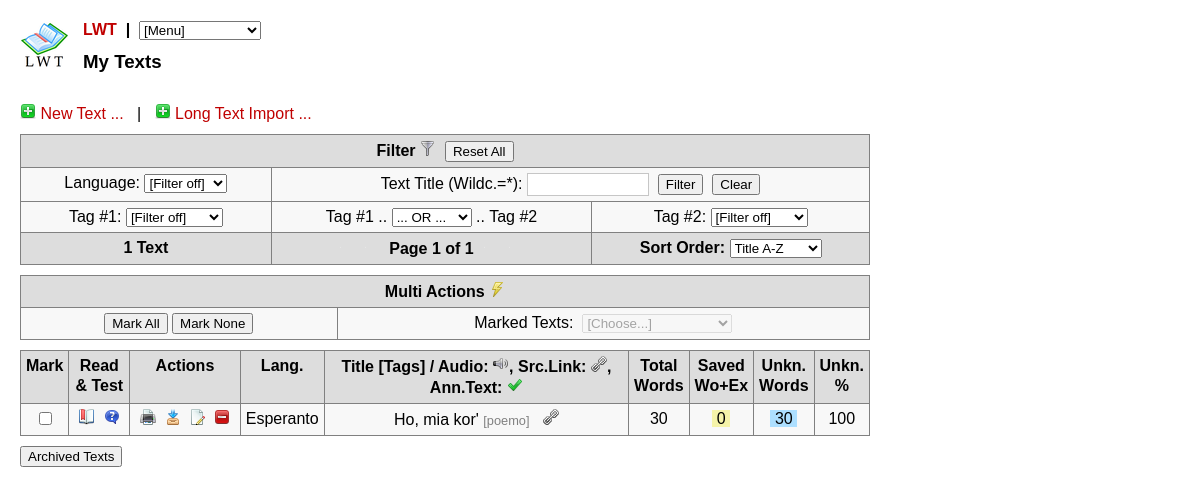
The app's page /lwt/edit_texts.php with its own data.
### tables this page shows
CREATE TABLE `texts` (
  `TxID` int(11) unsigned NOT NULL AUTO_INCREMENT,
  `TxLgID` int(11) unsigned NOT NULL,
  `TxTitle` varchar(200) NOT NULL,
  `TxText` text NOT NULL,
  `TxAnnotatedText` longtext NOT NULL,
  `TxAudioURI` varchar(200) DEFAULT NULL,
  `TxSourceURI` varchar(1000) DEFAULT NULL,
  PRIMARY KEY (`TxID`),
  KEY `TxLgID` (`TxLgID`)
);

### lwt/dbutils.inc.php (called while the page is built, shortened)
<?php
function do_mysqli_query($sql) {
	$res = mysqli_query($GLOBALS['DBCONNECTION'], $sql);
	if ($res == FALSE) {
		echo '</select></p></div><div style="padding: 1em; color:red; font-size:120%; background-color:#CEECF5;">' .
			'<p><b>Fatal Error in SQL Query:</b> ' .
			tohtml($sql) .
			'</p>' .
			'<p><b>Error Code &amp; Message:</b> [' .
			mysqli_errno($GLOBALS['DBCONNECTION']) .
			'] ' .
			tohtml(mysqli_error($GLOBALS['DBCONNECTION'])) .
			"</p></div><hr /><pre>Backtrace:\n\n";
		debug_print_backtrace ();
		echo '</pre><hr />';
		die('</body></html>');
	}
	else
		return $res;
}
function get_first_value($sql) {
	$res = do_mysqli_query($sql);
	$record = mysqli_fetch_assoc($res);
	if ($record)
		$d = $record["value"];
	else
		$d = NULL;
	return $d;
}
?>

### lwt/edit_texts.php (the view, shortened to what this page needs)
<?php
require_once( 'dbutils.inc.php' );
require_once( 'utilities.inc.php' );
$currentlang = validateLang(processDBParam("filterlang",'currentlanguage','',0));
$currentsort = processDBParam("sort",'currenttextsort','1',1);
$currentpage = processSessParam("page","currenttextpage",'1',1);
$currentquery = processSessParam("query","currenttextquery",'',0);
$currenttag1 = validateTextTag(processSessParam("tag1","currenttexttag1",'',0),$currentlang);
$currenttag2 = validateTextTag(processSessParam("tag2","currenttexttag2",'',0),$currentlang);
$currenttag12 = processSessParam("tag12","currenttexttag12",'',0);
$wh_lang = ($currentlang != '') ? (' and TxLgID=' . $currentlang) : '';
$wh_query = convert_string_to_sqlsyntax(str_replace("*","%",mb_strtolower($currentquery, 'UTF-8')));
$wh_query = ($currentquery != '') ? (' and TxTitle like ' . $wh_query) : '';
if ($currenttag1 == '' && $currenttag2 == '')
	$wh_tag = '';
$no_pagestart = (getreq('markaction') == 'test' || getreq('markaction') == 'deltag' || substr(getreq('op'),-8) == 'and Open');
if (! $no_pagestart) {
	pagestart('My ' . getLanguage($currentlang) . ' Texts',true);
}
if (isset($_REQUEST['new'])) {
	?>
	<h4>New Text <a target="_blank" href="info.htm#howtotext"><img src="icn/question-frame.png" title="Help" alt="Help" /></a> </h4>
	<script type="text/javascript" src="js/unloadformcheck.js" charset="utf-8"></script>
	<form class="validate" action="<?php echo $_SERVER['PHP_SELF']; ?>" method="post">
	<table class="tab3" cellspacing="0" cellpadding="5">
	<tr>
	<td class="td1 right">Language:</td>
	<td class="td1">
	<select name="TxLgID" class="notempty setfocus">
	<?php
	echo get_languages_selectoptions($currentlang,'[Choose...]');
	?>
	</select> <img src="icn/status-busy.png" title="Field must not be empty" alt="Field must not be empty" />
	</td>
	</tr>
	<tr>
	<td class="td1 right">Title:</td>
	<td class="td1"><input type="text" class="notempty checkoutsidebmp" data_info="Title" name="TxTitle" value="" maxlength="200" size="60" /> <img src="icn/status-busy.png" title="Field must not be empty" alt="Field must not be empty" /></td>
	</tr>
	<tr>
	<td class="td1 right">Text:<br /><br />(max.<br />65,000<br />bytes)</td>
	<td class="td1">
	<textarea name="TxText" class="notempty checkbytes checkoutsidebmp" data_maxlength="65000" data_info="Text" cols="60" rows="20"></textarea> <img src="icn/status-busy.png" title="Field must not be empty" alt="Field must not be empty" />
	</td>
	</tr>
	<tr>
	<td class="td1 right">Source URI:</td>
	<td class="td1"><input type="text" class="checkurl checkoutsidebmp" data_info="Source URI" name="TxSourceURI" value="" maxlength="1000" size="60" /></td>
	</tr>
	<tr>
	<td class="td1 right">Tags:</td>
	<td class="td1">
	<?php echo getTextTags(0); ?>
	</td>
	</tr>
	<tr>
	<td class="td1 right">Audio-URI:</td>
	<td class="td1"><input type="text" class="checkoutsidebmp" data_info="Audio-URI" name="TxAudioURI" value="" maxlength="200" size="60" />
	<span id="mediaselect"><?php echo selectmediapath('TxAudioURI'); ?></span>
	</td>
	</tr>
	<tr>
	<td class="td1 right" colspan="2">
	<input type="button" value="Cancel" onclick="{resetDirty(); location.href='edit_texts.php';}" />
	<input type="submit" name="op" value="Check" />
	<input type="submit" name="op" value="Save" />
	<input type="submit" name="op" value="Save and Open" />
	</td>
	</tr>
	</table>
	</form>
	<p class="smallgray">Import of a <b>long text</b>, without audio, with splitting it up into smaller texts:</p><p><input type="button" value="Long Text Import" onclick="location.href='long_text_import.php';" /> </p>
	<?php
}
else {
	$sql = 'select count(*) as value from (select TxID from (' . $tbpref . 'texts left JOIN ' . $tbpref . 'texttags ON TxID = TtTxID) where (1=1) ' . $wh_lang . $wh_query . ' group by TxID ' . $wh_tag . ') as dummy';
	$recno = get_first_value($sql);
	$maxperpage = getSettingWithDefault('set-texts-per-page');
	$limit = 'LIMIT ' . (($currentpage-1) * $maxperpage) . ',' . $maxperpage;
	$sorts = array('TxTitle','TxID desc','TxID');
?>
<p>
<a href="<?php echo $_SERVER['PHP_SELF']; ?>?new=1"><img src="icn/plus-button.png" title="New" alt="New" /> New Text ...</a> &nbsp; | &nbsp;
<a href="long_text_import.php"><img src="icn/plus-button.png" title="Long Text Import" alt="Long Text Import" /> Long Text Import ...</a>
</p>
<form name="form1" action="#" onsubmit="document.form1.querybutton.click(); return false;">
<table class="tab1" cellspacing="0" cellpadding="5">
<tr>
<th class="th1" colspan="4">Filter <img src="icn/funnel.png" title="Filter" alt="Filter" />&nbsp;
<input type="button" value="Reset All" onclick="resetAll('edit_texts.php');" /></th>
</tr>
<tr>
<td class="td1 center" colspan="2">
Language:
<select name="filterlang" onchange="{setLang(document.form1.filterlang,'edit_texts.php');}"><?php	echo get_languages_selectoptions($currentlang,'[Filter off]'); ?></select>
</td>
<td class="td1 center" colspan="2">
Text Title (Wildc.=*):
<input type="text" name="query" value="<?php echo tohtml($currentquery); ?>" maxlength="50" size="15" />&nbsp;
<input type="button" name="querybutton" value="Filter" onclick="{val=document.form1.query.value; location.href='edit_texts.php?page=1&amp;query=' + val;}" />&nbsp;
<input type="button" value="Clear" onclick="{location.href='edit_texts.php?page=1&amp;query=';}" />
</td>
</tr>
<tr>
<td class="td1 center" colspan="2" nowrap="nowrap">
Tag #1:
<select name="tag1" onchange="{val=document.form1.tag1.options[document.form1.tag1.selectedIndex].value; location.href='edit_texts.php?page=1&amp;tag1=' + val;}"><?php echo get_texttag_selectoptions($currenttag1,$currentlang); ?></select>
</td>
<td class="td1 center" nowrap="nowrap">
Tag #1 .. <select name="tag12" onchange="{val=document.form1.tag12.options[document.form1.tag12.selectedIndex].value; location.href='edit_texts.php?page=1&amp;tag12=' + val;}"><?php echo get_andor_selectoptions($currenttag12); ?></select> .. Tag #2
</td>
<td class="td1 center" nowrap="nowrap">
Tag #2:
<select name="tag2" onchange="{val=document.form1.tag2.options[document.form1.tag2.selectedIndex].value; location.href='edit_texts.php?page=1&amp;tag2=' + val;}"><?php echo get_texttag_selectoptions($currenttag2,$currentlang); ?></select>
</td>
</tr>
<?php if($recno > 0) { ?>
<tr>
<th class="th1" colspan="1" nowrap="nowrap">
<?php echo $recno; ?> Text<?php echo ($recno==1?'':'s'); ?>
</th><th class="th1" colspan="2" nowrap="nowrap">
</th><th class="th1" colspan="1" nowrap="nowrap">
Sort Order:
<select name="sort" onchange="{val=document.form1.sort.options[document.form1.sort.selectedIndex].value; location.href='edit_texts.php?page=1&amp;sort=' + val;}"><?php echo get_textssort_selectoptions($currentsort); ?></select>
</th></tr>
<?php } ?>
</table>
</form>
<?php
if ($recno==0) {
?>
<p>No texts found.</p>
<?php
} else {
?>
<form name="form2" action="<?php echo $_SERVER['PHP_SELF']; ?>" method="post">
<table class="tab1" cellspacing="0" cellpadding="5">
<tr><th class="th1" colspan="2">Multi Actions <img src="icn/lightning.png" title="Multi Actions" alt="Multi Actions" /></th></tr>
<tr><td class="td1 center">
<input type="button" value="Mark All" onclick="selectToggle(true,'form2');" />
<input type="button" value="Mark None" onclick="selectToggle(false,'form2');" />
</td><td class="td1 center">
Marked Texts:&nbsp;
<select name="markaction" id="markaction" disabled="disabled" onchange="multiActionGo(document.form2, document.form2.markaction);"><?php echo get_multipletextactions_selectoptions(); ?></select>
</td></tr></table>
<table class="sortable tab1" cellspacing="0" cellpadding="5">
<tr>
<th class="th1 sorttable_nosort">Mark</th>
<th class="th1 sorttable_nosort">Read<br />&amp;&nbsp;Test</th>
<th class="th1 sorttable_nosort">Actions</th>
<?php if ($currentlang == '') echo '<th class="th1 clickable">Lang.</th>'; ?>
<th class="th1 clickable">Title [Tags] / Audio:&nbsp;<img src="icn/speaker-volume.png" title="With Audio" alt="With Audio" />, Src.Link:&nbsp;<img src="icn/chain.png" title="Source Link available" alt="Source Link available" />, Ann.Text:&nbsp;<img src="icn/tick.png" title="Annotated Text available" alt="Annotated Text available" /></th>
<th class="th1 sorttable_numeric clickable">Total<br />Words</th>
<th class="th1 sorttable_numeric clickable">Saved<br />Wo+Ex</th>
<th class="th1 sorttable_numeric clickable">Unkn.<br />Words</th>
<th class="th1 sorttable_numeric clickable">Unkn.<br />%</th>
</tr>
<?php
$sql = 'select TxID, TxTitle, LgName, TxAudioURI, TxSourceURI, length(TxAnnotatedText) as annotlen, ifnull(concat(\'[\',group_concat(distinct T2Text order by T2Text separator \', \'),\']\'),\'\') as taglist from ((' . $tbpref . 'texts left JOIN ' . $tbpref . 'texttags ON TxID = TtTxID) left join ' . $tbpref . 'tags2 on T2ID = TtT2ID), ' . $tbpref . 'languages where LgID=TxLgID ' . $wh_lang . $wh_query . ' group by TxID ' . $wh_tag . ' order by ' . $sorts[$currentsort-1] . ' ' . $limit;
$res = do_mysqli_query($sql);
$showCounts = getSettingWithDefault('set-show-text-word-counts')+0;
while ($record = mysqli_fetch_assoc($res)) {
	if ($showCounts) {
		$txttotalwords = textwordcount($record['TxID']);
		$txtworkedwords = textworkcount($record['TxID']);
		$txtworkedexpr = textexprcount($record['TxID']);
		$txtworkedall = $txtworkedwords + $txtworkedexpr;
		$txttodowords = $txttotalwords - $txtworkedwords;
		$percentunknown = 0;
		if ($txttotalwords != 0) {
			$percentunknown =
				round(100*$txttodowords/$txttotalwords,0);
		}
	}
	$audio = $record['TxAudioURI'];
	if(!isset($audio)) $audio='';
	$audio=trim($audio);
	echo '<tr>';
	echo '<td class="td1 center"><a name="rec' . $record['TxID'] . '"><input name="marked[]" class="markcheck" type="checkbox" value="' . $record['TxID'] . '" ' . checkTest($record['TxID'], 'marked') . ' /></a></td>';
	echo '<td nowrap="nowrap" class="td1 center">&nbsp;<a href="do_text.php?start=' . $record['TxID'] . '"><img src="icn/book-open-bookmark.png" title="Read" alt="Read" /></a>&nbsp; <a href="do_test.php?text=' . $record['TxID'] . '"><img src="icn/question-balloon.png" title="Test" alt="Test" /></a>&nbsp;</td>';
	echo '<td nowrap="nowrap" class="td1 center">&nbsp;<a href="print_text.php?text=' . $record['TxID'] . '"><img src="icn/printer.png" title="Print" alt="Print" /></a>&nbsp; <a href="' . $_SERVER['PHP_SELF'] . '?arch=' . $record['TxID'] . '"><img src="icn/inbox-download.png" title="Archive" alt="Archive" /></a>&nbsp; <a href="' . $_SERVER['PHP_SELF'] . '?chg=' . $record['TxID'] . '"><img src="icn/document--pencil.png" title="Edit" alt="Edit" /></a>&nbsp; <span class="click" onclick="if (confirmDelete()) location.href=\'' . $_SERVER['PHP_SELF'] . '?del=' . $record['TxID'] . '\';"><img src="icn/minus-button.png" title="Delete" alt="Delete" /></span>&nbsp;</td>';
	if ($currentlang == '') echo '<td class="td1 center">' . tohtml($record['LgName']) . '</td>';
	echo '<td class="td1 center">' . tohtml($record['TxTitle']) . ' <span class="smallgray2">' . tohtml($record['taglist']) . '</span> &nbsp;' . (($audio != '') ? '<img src="icn/speaker-volume.png" title="With Audio" alt="With Audio" />' : '') . (isset($record['TxSourceURI']) ? ' <a href="' . $record['TxSourceURI'] . '" target="_blank"><img src="icn/chain.png" title="Link to Text Source" alt="Link to Text Source" /></a>' : '') . ($record['annotlen'] ? ' <a href="print_impr_text.php?text=' . $record['TxID'] . '"><img src="icn/tick.png" title="Annotated Text available" alt="Annotated Text available" /></a>' : '') . '</td>';
	if ($showCounts) {
		echo '<td class="td1 center"><span title="Total">&nbsp;' . $txttotalwords . '&nbsp;</span></td>';
		echo '<td class="td1 center"><span title="Saved" class="status4">&nbsp;' . ($txtworkedall > 0 ? '<a href="edit_words.php?page=1&amp;query=&amp;status=&amp;tag12=0&amp;tag2=&amp;tag1=&amp;text=' . $record['TxID'] . '">' . $txtworkedwords . '+' . $txtworkedexpr . '</a>' : '0' ) . '&nbsp;</span></td>';
		echo '<td class="td1 center"><span title="Unknown" class="status0">&nbsp;' . $txttodowords . '&nbsp;</span></td>';
		echo '<td class="td1 center"><span title="Unknown (%)">' . $percentunknown . '</span></td>';
	}
	echo '</tr>';
}
?>
</table>
</form>
<?php
}
?>
<p><input type="button" value="Archived Texts" onclick="location.href='edit_archivedtexts.php?query=&amp;page=1';" /></p>
<?php
}
?>

### lwt/css/styles.css (style rules this page uses)
body { background-color: #FFFFFF; color: #000000; font: 100%/1.25 "Lucida Grande",Arial,sans-serif,STHeiti,"Arial Unicode MS",MingLiu; margin: 20px; padding: 0px; }
input[type=text] { font: 85% "Lucida Grande",Arial,sans-serif,STHeiti,"Arial Unicode MS",MingLiu; border: 1px solid #C6C6C6; padding: 3px; }
p { margin: 5px 0 5px 0; padding: 0; }
span.status0 { background-color: #ADDFFF; color: #000000; }
span.status4 { background-color: #F5F3A9; color: #000000; }
table.tab1 { background-color: #f8f8f8; margin-bottom: 10px; margin-top: 10px; border-top: 1px solid #808080; border-left: 1px solid #808080; width: 850px; }
td.td1 { border-bottom: 1px solid #808080; border-right: 1px solid #808080; vertical-align: top; }
th.th1 { border-bottom: 1px solid #808080; border-right: 1px solid #808080; background-color: #DDDDDD; vertical-align: top; }
th.clickable { cursor: pointer; }
.click { cursor: pointer; color: #C00000; }
a { text-decoration: none; }
a:link { color: #C00000; }
img { border: 0pt none; }
.center { text-align: center; }
.smallgray2 { color: gray; font-size:80%; }

### records on screen
texts: LgName "Esperanto", TxTitle "Ho, mia kor'", taglist "[poemo]", txttotalwords "30", txttodowords "30", percentunknown "100"

### other values on screen
$titletext "My Texts"
$recno "1"
$pages "1"
form field filterlang "[Filter off]"
